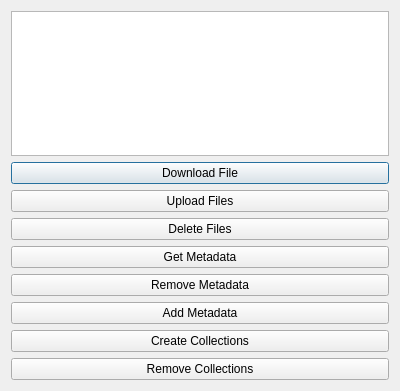
<?xml version="1.0" encoding="UTF-8"?>
<ui version="4.0">
 <class>MyDialog</class>
 <widget class="QDialog" name="MyDialog">
  <property name="geometry">
   <rect>
    <x>0</x>
    <y>0</y>
    <width>400</width>
    <height>391</height>
   </rect>
  </property>
  <property name="windowTitle">
   <string>Dialog</string>
  </property>
  <layout class="QVBoxLayout" name="verticalLayout_2">
   <item>
    <layout class="QVBoxLayout" name="verticalLayout">
     <item>
      <widget class="QListView" name="listView"/>
     </item>
    </layout>
   </item>
   <item>
    <widget class="QPushButton" name="pushButton">
     <property name="text">
      <string>Download File</string>
     </property>
    </widget>
   </item>
   <item>
    <widget class="QPushButton" name="pushButton_2">
     <property name="text">
      <string>Upload Files</string>
     </property>
    </widget>
   </item>
   <item>
    <widget class="QPushButton" name="pushButton_3">
     <property name="text">
      <string>Delete Files</string>
     </property>
    </widget>
   </item>
   <item>
    <widget class="QPushButton" name="getMetadataButton">
     <property name="text">
      <string>Get Metadata</string>
     </property>
    </widget>
   </item>
   <item>
    <widget class="QPushButton" name="removeMetadataButton">
     <property name="text">
      <string>Remove Metadata</string>
     </property>
    </widget>
   </item>
   <item>
    <widget class="QPushButton" name="addMetadataButton">
     <property name="text">
      <string>Add Metadata</string>
     </property>
    </widget>
   </item>
   <item>
    <widget class="QPushButton" name="pushButton_5">
     <property name="text">
      <string>Create Collections</string>
     </property>
    </widget>
   </item>
   <item>
    <widget class="QPushButton" name="pushButton_4">
     <property name="text">
      <string>Remove Collections</string>
     </property>
    </widget>
   </item>
  </layout>
 </widget>
 <resources/>
 <connections/>
</ui>
